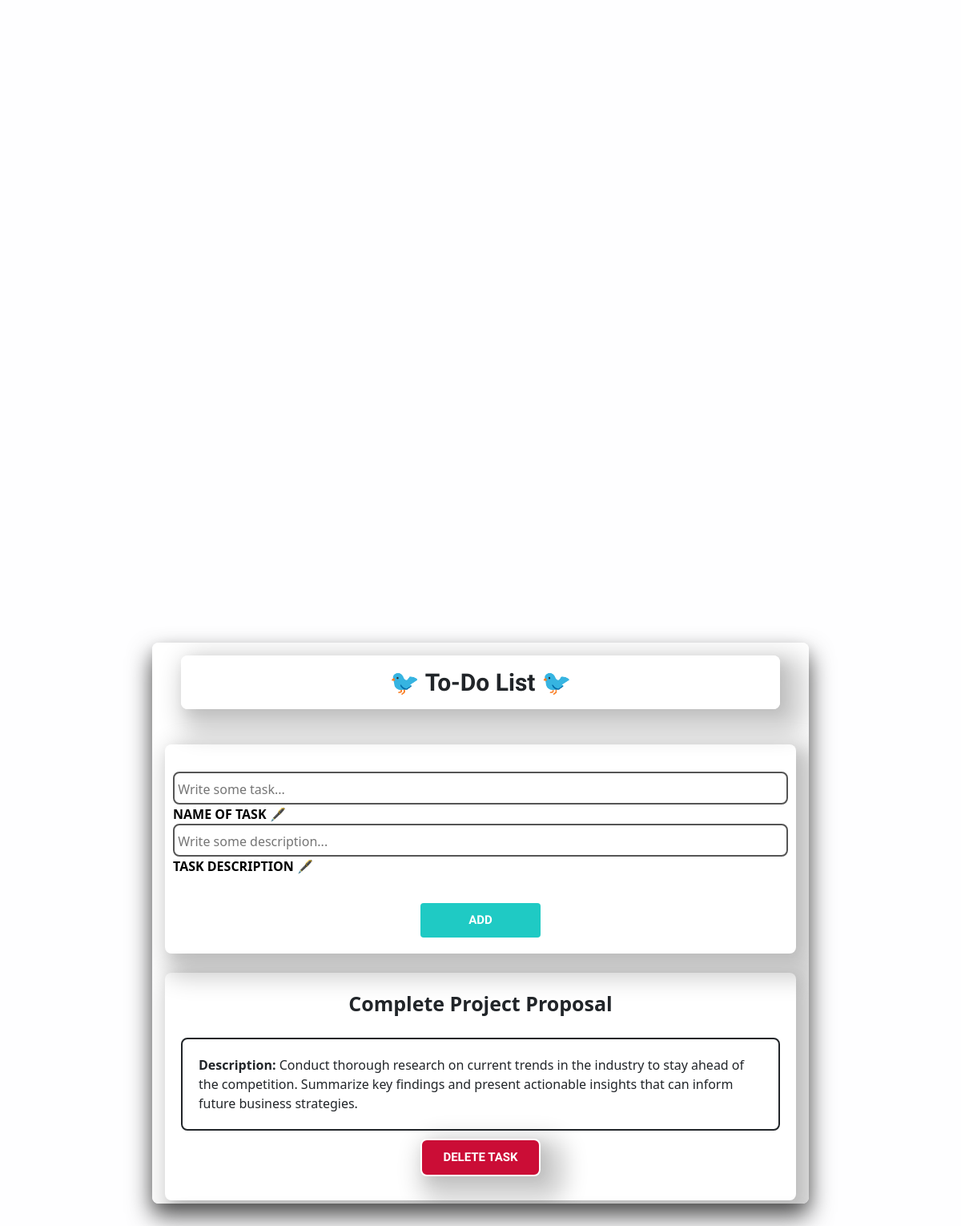
/todo_list, run on an earlier commit of the app's database.
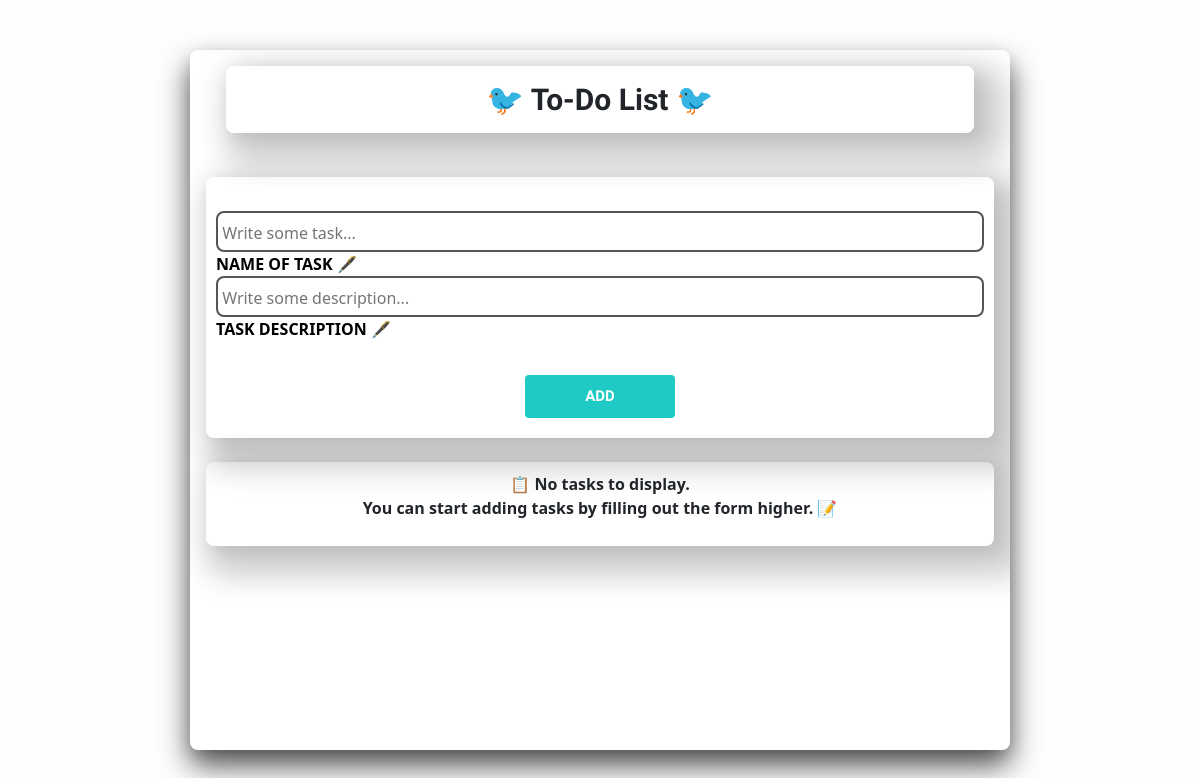
And on a later commit of the database.
### main/models.py (models this page shows, shortened)
class ToDoTask(models.Model):
    title = models.CharField('Task Name', max_length=100, default='')
    description = models.CharField('Description of task', max_length=255, default='')
    class Meta:
        verbose_name = 'Task'
        verbose_name_plural = 'Tasks'

### main/views.py (the view, shortened to what this page needs)
# urls.py: path('todo_list', views.index, name='todopage'),
def index(request):
    error = ''
    form = ToDoTaskForm()
    tasks = ToDoTask.objects.all()
    data = {
        'form' : form,
        'error': error,
        'tasks': tasks,
    }
    return render(request, 'main/todo_list.html', data)

### main/forms.py
class ToDoTaskForm(ModelForm):
    class Meta:
        model = ToDoTask
        fields = ['title', 'description']
        widgets = {
            "title" : TextInput(attrs={
                'placeholder': " Write some task..."
            }),
            "description": TextInput(attrs={
                'placeholder': " Write some description..."
            })
        }

### main/templates/main/todo_list.html (shortened to what this page needs)
{% load static %}
<!DOCTYPE html>
<html lang="en">
<head>
    <link rel="stylesheet" href="{% static 'main/css/todo_style.css' %}">
    <link href="https://cdn.jsdelivr.net/npm/bootstrap@5.3.2/dist/css/bootstrap.min.css" rel="stylesheet"
>
</head>
<body>
    <div class="main">
        <div class="task_maker" style="text-align:center;">
            <p class="name_of_todo_list"><b>🐦 To-Do List 🐦</b></p>
        </div>
        <br>
        <div class="tasks">
            <div class="task_list">
            <div class="new_task_box">
                    <form id="todo_form" method="POST">
                        <br>
                        <div class="input-container">
                            {{ form.title }}
                            <label><b>  NAME OF TASK</b> 🖋</label>
                        </div>
                        <div class="input-container">
                            {{ form.description }}
                            <label>{% filter upper %} <b>   task description </b>🖋{% endfilter %}</label>
                        </div>
                        <br>
                        <div class="all_buttons" id="create_button" style="display: flex; justify-content: center;">
                            <button type="submit" class="button_add"><b> ADD </b></button>
                        </div>
                    </form>
                </div>
                {% if tasks %}
                    {% for el in tasks %}
                    <br>
                    <div class="task_window">
                        <div class="title_task" style="text-align: center; font-size: 25px;"><b>{{ el.title }}</b></div>
        <br>
        <div class="desc_task"><b>Description:</b> {{ el.description }}</div>
        <div class="del_but" id="delete_button" style="display: flex; justify-content: center;">
            <form method="post" action="{% url 'delete_task' pk=el.pk %}">
                <button class="delete_button" type="submit"><b>DELETE TASK</b></button>
            </form>
        </div>
                        </div>
                    {% endfor %}
                {% else %}
                    <br>
                    <div class="new_task_box">
                        <p class="enemy_text" style="text-align:center;"> 📋 <b> No tasks to display. <br> You can start adding tasks by filling out the form higher. 📝 </b></p>
                    </div>
                    <br>
                {% endif %}
            </div>
                </div>
        </div>
</body>
</html>

### main/static/main/css/todo_style.css (style rules this page uses)
.main { padding: 1rem; width: 820px; height: 700px; box-shadow: 0 15px 30px 0 rgba(0,0,0,0.70), 0 5px 15px 0 rgba(0,0,0,0.08); background-color: #FFFFFF; border-radius: 0.5rem; transition: border-left 300ms ease-in-out, padding-left 300ms ease-in-out; overflow-y: auto; }
.task_maker { border-bottom-left-radius: 1rem; border-bottom-right-radius: 1rem; border-radius: 1rem; }
.name_of_todo_list { font-size: 30px; font-family: 'Gabarito', cursive; border: 1px solid rgb(255, 255, 255); padding: 10px; border-radius: 0.5rem; box-shadow: 15px 15px 30px 15px rgba(0, 0, 0, 0.2), 5px 5px 15px 0 rgba(0,0,0,0.08); background-color: solid rgb(78, 180, 248, 0,25); }
.task_maker { margin: 20px 20px; }
.main > :first-child { margin-top: 0; }
.main > :last-child { margin-bottom: 0; }
body { display: flex; justify-content: center; align-items: center; height: 100vh; margin: 0; background-color: rgb(254, 254, 255) !important; background-image: url("https://www.pngplay.com/wp-content/uploads/9/Internet-Website-PNG-Photos.png"); }
.input-container label { position: flex; top:0px; left:0px; font-size:16px; color: black; transition: all 0.5s ease-in-out; }
.input-container input { padding: 20px; border:2px solid #555; border-radius: 0.5rem; background:transparent; width:100%; padding:8px 0 5px 0; font-size:16px; color: black; }
.new_task_box { border: 0px solid rgb(255, 255, 255); padding: 10px; border-radius: 0.5rem; box-shadow: 15px 15px 30px 15px rgba(0, 0, 0, 0.2), 5px 5px 15px 0 rgba(0,0,0,0.08); background-color: solid rgb(78, 180, 248, 0,25); }
.button_add { border-radius: 4px; background-color: #1fcac4; border: none; color: #FFFFFF; font-size: 15px; width: 150px; transition: all 0.5s; cursor: pointer; margin: 10px; padding: 10px 20px; font-family: 'Gabarito', cursive; }

What changed in the data, as far as the page shows it:
removed ToDoTask: title "Complete Project Proposal", description "Conduct thorough research on current trends in the industry to stay ahead of the competition. Summarize key findings and present actionable insights that can inform future business strategies."
Also different on the page:
text now shown: "📋 No tasks to display. You can start adding tasks by filling out the form higher. 📝"
